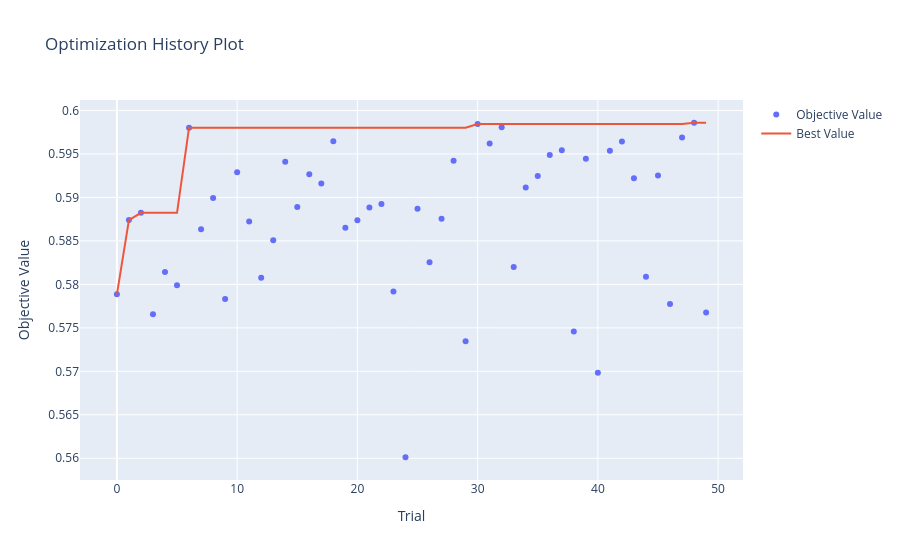

Notebook cell for this chart:
### Markdown cell above
Train and optimize the model:

### Code cell
(optimized_RF, 
train_metrics_mean_RF,
train_metrics_std_RF, 
val_metrics_mean_RF, 
val_metrics_std_RF, 
test_metrics_RF,
precs_RF, recs_RF) = optimize_model_optuna_search(pipe_RF, params_dist_RF, 
                                                X_train, y_train, X_test, y_test, 
                                                cv=my_cv)

### Figure 1 — Plotly figure (JSON) as saved in the notebook; plotly's stock layout.template omitted (floating-point values rounded to 4 significant figures)
{"data": [{"mode": "markers", "name": "Objective Value", "type": "scatter", "x": [0, 1, 2, 3, 4, 5, 6, 7, 8, 9, 10, 11, 12, 13, 14, 15, 16, 17, 18, 19, 20, 21, 22, 23, 24, 25, 26, 27, 28, 29, 30, 31, 32, 33, 34, 35, 36, 37, 38, 39, 40, 41, 42, 43, 44, 45, 46, 47, 48, 49], "y": [0.5789, 0.5874, 0.5882, 0.5766, 0.5814, 0.5799, 0.598, 0.5863, 0.5899, 0.5783, 0.5929, 0.5872, 0.5808, 0.5851, 0.5941, 0.5889, 0.5927, 0.5916, 0.5965, 0.5865, 0.5874, 0.5888, 0.5893, 0.5792, 0.5601, 0.5887, 0.5825, 0.5875, 0.5942, 0.5735, 0.5984, 0.5962, 0.5981, 0.582, 0.5911, 0.5925, 0.5949, 0.5954, 0.5746, 0.5945, 0.5698, 0.5954, 0.5964, 0.5922, 0.5809, 0.5925, 0.5778, 0.5969, 0.5986, 0.5768]}, {"mode": "lines", "name": "Best Value", "type": "scatter", "x": [0, 1, 2, 3, 4, 5, 6, 7, 8, 9, 10, 11, 12, 13, 14, 15, 16, 17, 18, 19, 20, 21, 22, 23, 24, 25, 26, 27, 28, 29, 30, 31, 32, 33, 34, 35, 36, 37, 38, 39, 40, 41, 42, 43, 44, 45, 46, 47, 48, 49], "y": [0.5789, 0.5874, 0.5882, 0.5882, 0.5882, 0.5882, 0.598, 0.598, 0.598, 0.598, 0.598, 0.598, 0.598, 0.598, 0.598, 0.598, 0.598, 0.598, 0.598, 0.598, 0.598, 0.598, 0.598, 0.598, 0.598, 0.598, 0.598, 0.598, 0.598, 0.598, 0.5984, 0.5984, 0.5984, 0.5984, 0.5984, 0.5984, 0.5984, 0.5984, 0.5984, 0.5984, 0.5984, 0.5984, 0.5984, 0.5984, 0.5984, 0.5984, 0.5984, 0.5984, 0.5986, 0.5986]}, {"marker": {"color": "#cccccc"}, "mode": "markers", "name": "Infeasible Trial", "showlegend": false, "type": "scatter", "x": [], "y": []}], "layout": {"title": {"text": "Optimization History Plot"}, "xaxis": {"title": {"text": "Trial"}}, "yaxis": {"title": {"text": "Objective Value"}}}}
